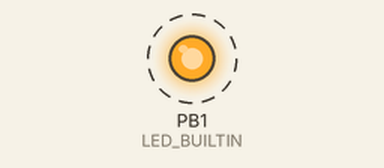
Recording of a sketch running on a simulated ATtiny85, built with avr-gcc and run on an emulated ATtiny85. On the bench: output pins drawn as LEDs (lit = HIGH). Dashed ring = blinking.

Above: at 1.5 s.
Timing chart, 0 to 5.6 s (numbered marks = the images above):
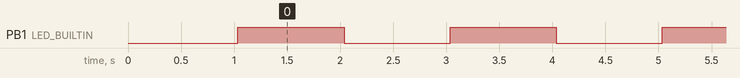

Measured:
- by itself, PB1 (LED_BUILTIN): alternates HIGH for 1.0 s and LOW for 1.0 s

The sketch:

attiny-pass-key.ino
```cpp
#include <DigiKeyboard.h>

#ifndef ATTINY_PASS_KEY_PASSWORD
#define ATTINY_PASS_KEY_PASSWORD "default_password"
#endif

void setup() {
  pinMode(LED_BUILTIN, OUTPUT);
  DigiKeyboard.sendKeyStroke(0);
  DigiKeyboard.delay(1000);
  DigiKeyboard.println(ATTINY_PASS_KEY_PASSWORD);
}

void loop() {
  digitalWrite(LED_BUILTIN, HIGH);
  delay(1000);
  digitalWrite(LED_BUILTIN, LOW);
  delay(1000);
}
```
